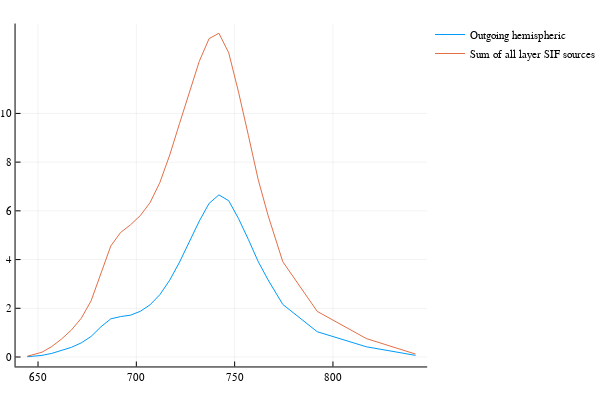

The cell this chart's notebook holds for it:
### Code cell
plot(wlf, canRad.SIF_hemi, label="Outgoing hemispheric")
plot!(wlf, canRad.SIF_sum, label="Sum of all layer SIF sources")

### Figure 1 — Plotly figure (JSON) as saved in the notebook; plotly's stock layout.template omitted (floating-point values rounded to 4 significant figures)
{"data": [{"colorbar": {"title": ""}, "legendgroup": "Outgoing hemispheric", "line": {"color": "rgba(0, 154, 250, 1.000)", "dash": "solid", "shape": "linear", "width": 1}, "mode": "lines", "name": "Outgoing hemispheric", "showlegend": true, "type": "scatter", "x": [644.5, 652, 657, 662, 667, 672, 677, 682, 687, 692, 697, 702, 707, 712, 717, 722, 727, 732, 737, 742, 747, 752, 757, 762, 767, 774.5, 792, 817, 842], "xaxis": "x1", "y": [0.01029, 0.06638, 0.1476, 0.259, 0.3978, 0.5802, 0.8444, 1.242, 1.566, 1.659, 1.717, 1.875, 2.143, 2.563, 3.158, 3.899, 4.714, 5.578, 6.307, 6.656, 6.414, 5.679, 4.823, 3.915, 3.167, 2.157, 1.037, 0.4193, 0.06683], "yaxis": "y1", "zmax": null, "zmin": null}, {"colorbar": {"title": ""}, "legendgroup": "Sum of all layer SIF sources", "line": {"color": "rgba(227, 111, 71, 1.000)", "dash": "solid", "shape": "linear", "width": 1}, "mode": "lines", "name": "Sum of all layer SIF sources", "showlegend": true, "type": "scatter", "x": [644.5, 652, 657, 662, 667, 672, 677, 682, 687, 692, 697, 702, 707, 712, 717, 722, 727, 732, 737, 742, 747, 752, 757, 762, 767, 774.5, 792, 817, 842], "xaxis": "x1", "y": [0.03089, 0.1958, 0.4305, 0.7402, 1.11, 1.593, 2.307, 3.444, 4.555, 5.113, 5.424, 5.804, 6.339, 7.168, 8.297, 9.594, 10.88, 12.14, 13.07, 13.29, 12.49, 10.87, 9.095, 7.278, 5.813, 3.911, 1.873, 0.757, 0.1208], "yaxis": "y1", "zmax": null, "zmin": null}], "layout": {"annotations": [], "height": 400, "legend": {"bgcolor": "rgba(255, 255, 255, 1.000)", "bordercolor": "rgba(0, 0, 0, 1.000)", "font": {"color": "rgba(0, 0, 0, 1.000)", "family": "sans-serif", "size": 11}, "tracegroupgap": 0, "x": 1, "y": 1}, "margin": {"b": 20, "l": 0, "r": 0, "t": 20}, "paper_bgcolor": "rgba(255, 255, 255, 1.000)", "plot_bgcolor": "rgba(255, 255, 255, 1.000)", "showlegend": true, "width": 600, "xaxis": {"anchor": "y1", "domain": [0.03619, 0.9934], "gridcolor": "rgba(0, 0, 0, 0.100)", "gridwidth": 0.5, "linecolor": "rgba(0, 0, 0, 1.000)", "mirror": false, "range": [638.6, 847.9], "showgrid": true, "showline": true, "showticklabels": true, "tickangle": 0, "tickcolor": "rgb(0, 0, 0)", "tickfont": {"color": "rgba(0, 0, 0, 1.000)", "family": "sans-serif", "size": 11}, "tickmode": "array", "ticks": "inside", "ticktext": ["650", "700", "750", "800"], "tickvals": [650, 700, 750, 800], "title": "", "titlefont": {"color": "rgba(0, 0, 0, 1.000)", "family": "sans-serif", "size": 15}, "type": "-", "visible": true, "zeroline": false, "zerolinecolor": "rgba(0, 0, 0, 1.000)"}, "yaxis": {"anchor": "x1", "domain": [0.03762, 0.9902], "gridcolor": "rgba(0, 0, 0, 0.100)", "gridwidth": 0.5, "linecolor": "rgba(0, 0, 0, 1.000)", "mirror": false, "range": [-0.3881, 13.69], "showgrid": true, "showline": true, "showticklabels": true, "tickangle": 0, "tickcolor": "rgb(0, 0, 0)", "tickfont": {"color": "rgba(0, 0, 0, 1.000)", "family": "sans-serif", "size": 11}, "tickmode": "array", "ticks": "inside", "ticktext": ["0", "2", "4", "6", "8", "10", "10"], "tickvals": [0, 2, 4, 6, 8, 10, 10], "title": "", "titlefont": {"color": "rgba(0, 0, 0, 1.000)", "family": "sans-serif", "size": 15}, "type": "-", "visible": true, "zeroline": false, "zerolinecolor": "rgba(0, 0, 0, 1.000)"}}}
